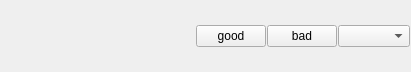
<?xml version="1.0" encoding="UTF-8"?>
<ui version="4.0">
 <class>AskVerdict</class>
 <widget class="QWidget" name="AskVerdict">
  <property name="geometry">
   <rect>
    <x>0</x>
    <y>0</y>
    <width>411</width>
    <height>72</height>
   </rect>
  </property>
  <property name="windowTitle">
   <string>Form</string>
  </property>
  <layout class="QHBoxLayout" name="horizontalLayout">
   <property name="spacing">
    <number>1</number>
   </property>
   <property name="leftMargin">
    <number>1</number>
   </property>
   <property name="topMargin">
    <number>0</number>
   </property>
   <property name="rightMargin">
    <number>1</number>
   </property>
   <property name="bottomMargin">
    <number>0</number>
   </property>
   <item>
    <spacer name="horizontalSpacer">
     <property name="orientation">
      <enum>Qt::Horizontal</enum>
     </property>
     <property name="sizeHint" stdset="0">
      <size>
       <width>245</width>
       <height>20</height>
      </size>
     </property>
    </spacer>
   </item>
   <item>
    <widget class="QPushButton" name="goodVerdict">
     <property name="maximumSize">
      <size>
       <width>70</width>
       <height>16777215</height>
      </size>
     </property>
     <property name="text">
      <string>good</string>
     </property>
    </widget>
   </item>
   <item>
    <widget class="QPushButton" name="badVerdict">
     <property name="maximumSize">
      <size>
       <width>70</width>
       <height>16777215</height>
      </size>
     </property>
     <property name="text">
      <string>bad</string>
     </property>
    </widget>
   </item>
   <item>
    <widget class="QComboBox" name="comboVerdict">
     <property name="sizePolicy">
      <sizepolicy hsizetype="Fixed" vsizetype="Fixed">
       <horstretch>0</horstretch>
       <verstretch>0</verstretch>
      </sizepolicy>
     </property>
     <property name="frame">
      <bool>true</bool>
     </property>
    </widget>
   </item>
  </layout>
 </widget>
 <resources/>
 <connections/>
</ui>
